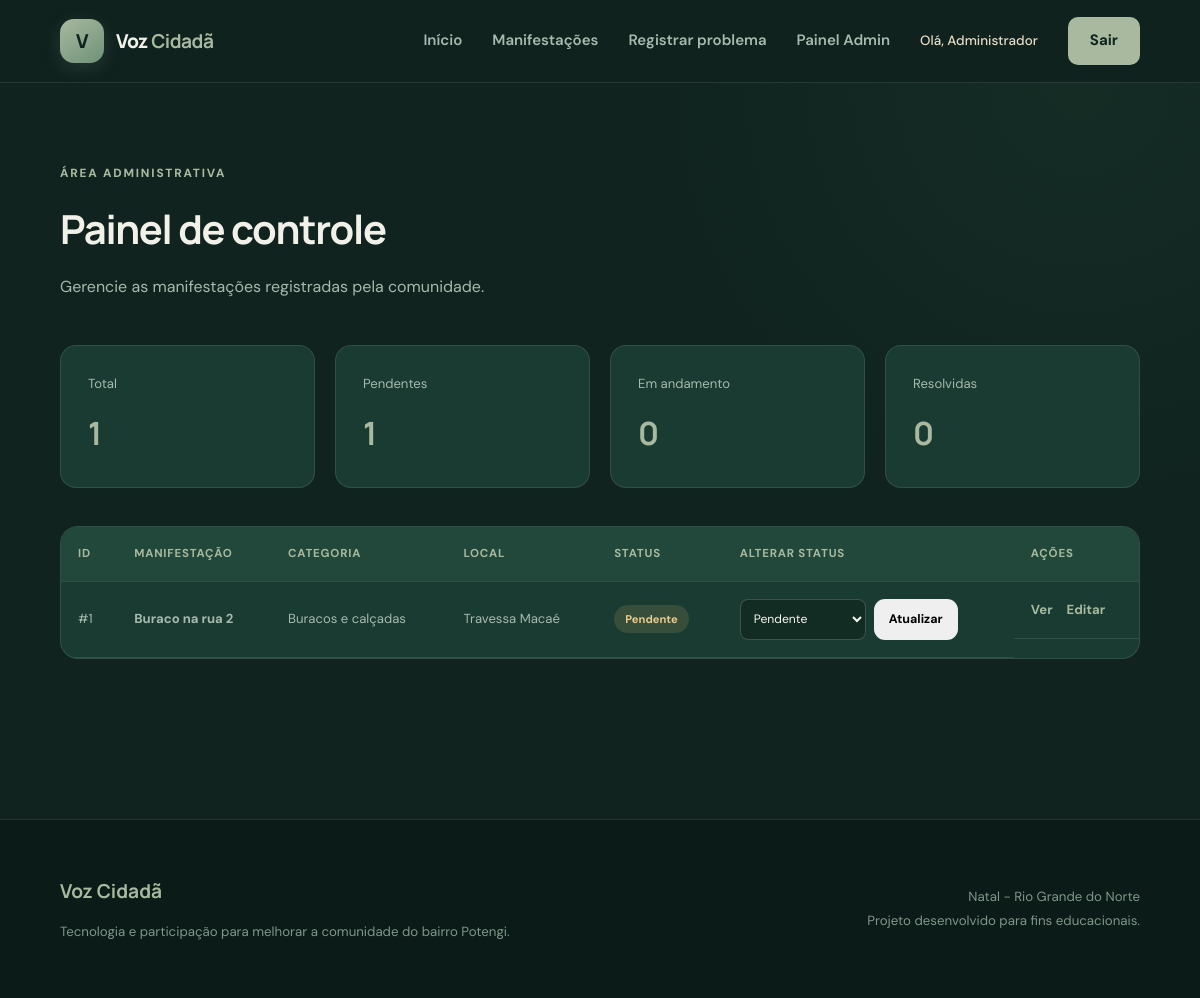
Page /admin (signed in) on the earlier database version.
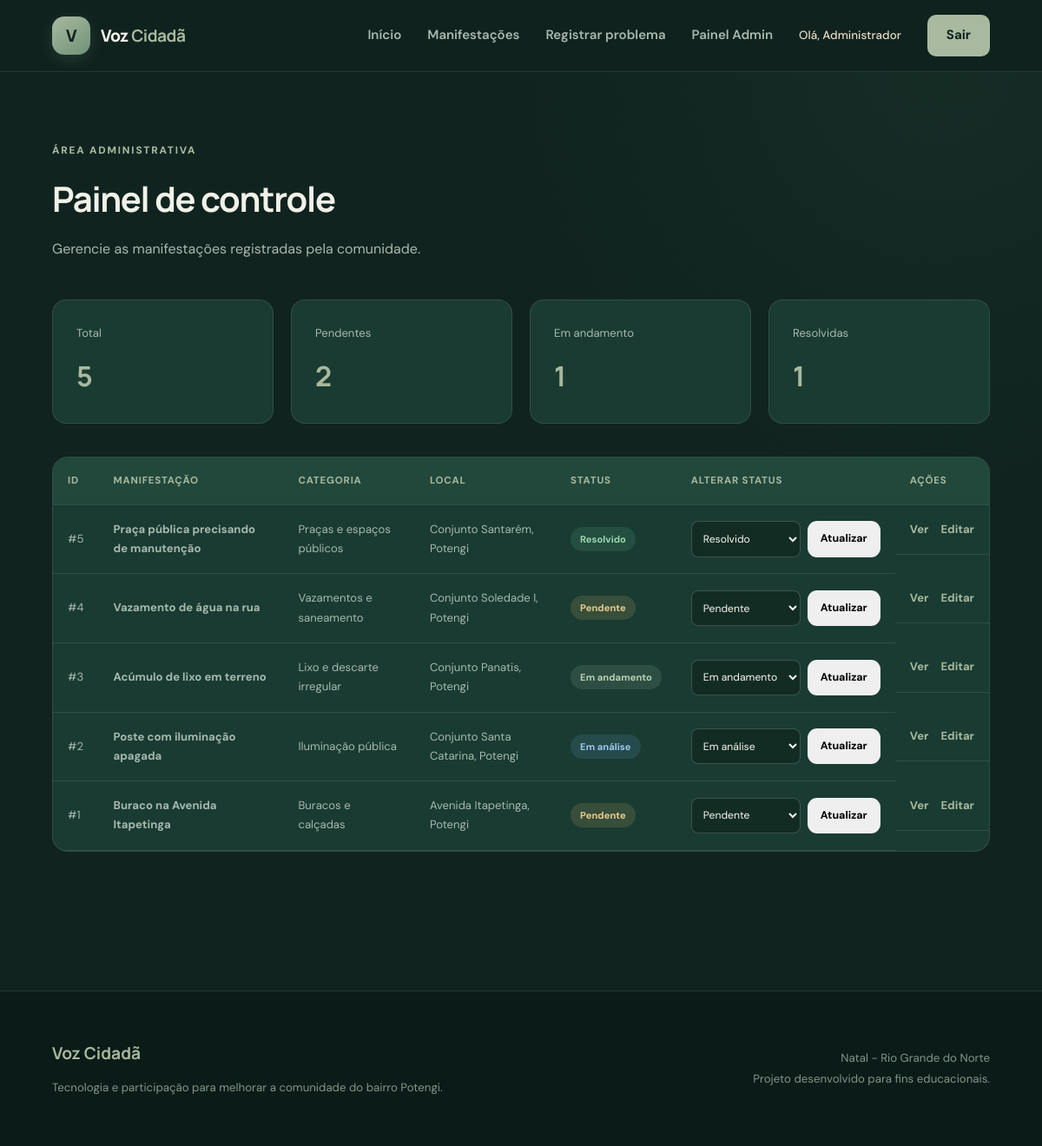
Same page on the later database version.
### app.py (models this page shows)
class Manifestacao(db.Model):
    __tablename__ = "manifestacoes"
    id = db.Column(
        db.Integer,
        primary_key=True
    )
    titulo = db.Column(
        db.String(150),
        nullable=False
    )
    descricao = db.Column(
        db.Text,
        nullable=False
    )
    localizacao = db.Column(
        db.String(150),
        nullable=False
    )
    status = db.Column(
        db.String(30),
        nullable=False,
        default="Pendente"
    )
    data_registro = db.Column(
        db.DateTime,
        default=datetime.now
    )
    usuario_id = db.Column(
        db.Integer,
        db.ForeignKey("usuarios.id"),
        nullable=False
    )
    categoria_id = db.Column(
        db.Integer,
        db.ForeignKey("categorias.id"),
        nullable=False
    )

class Categoria(db.Model):
    __tablename__ = "categorias"
    id = db.Column(
        db.Integer,
        primary_key=True
    )
    nome = db.Column(
        db.String(100),
        nullable=False,
        unique=True
    )
    manifestacoes = db.relationship(
        "Manifestacao",
        backref="categoria",
        lazy=True
    )

### app.py (the view)
@app.route("/admin")
@admin_obrigatorio
def admin():
    manifestacoes = Manifestacao.query.order_by(
        Manifestacao.data_registro.desc()
    ).all()
    total_manifestacoes = Manifestacao.query.count()
    total_pendentes = Manifestacao.query.filter_by(
        status="Pendente"
    ).count()
    total_andamento = Manifestacao.query.filter_by(
        status="Em andamento"
    ).count()
    total_resolvidas = Manifestacao.query.filter_by(
        status="Resolvido"
    ).count()
    return render_template(
        "admin.html",
        manifestacoes=manifestacoes,
        total_manifestacoes=total_manifestacoes,
        total_pendentes=total_pendentes,
        total_andamento=total_andamento,
        total_resolvidas=total_resolvidas
    )

### app.py (called while the page is built)
def admin_obrigatorio(funcao):
    @wraps(funcao)
    def verificar_admin(*args, **kwargs):
        if "usuario_id" not in session:
            flash("Você precisa fazer login.", "erro")
            return redirect(url_for("login"))
        if session.get("usuario_tipo") != "admin":
            flash("Você não tem permissão para acessar esta página.", "erro")
            return redirect(url_for("inicio"))
        return funcao(*args, **kwargs)
    return verificar_admin

### templates/admin.html (shortened to what the changed rows need)
{% extends "base.html" %}
{% block content %}
<section class="pagina">
    <div class="container">
        <div class="pagina-cabecalho">
            <div>
                <h1>
                    Painel de controle
                </h1>
            </div>
        </div>
        <div class="admin-estatisticas">
            <div class="admin-card">
                <span>
                    Total
                </span>
                <strong>
                    {{ total_manifestacoes }}
                </strong>
            </div>
            <div class="admin-card">
                <span>
                    Pendentes
                </span>
                <strong>
                    {{ total_pendentes }}
                </strong>
            </div>
            <div class="admin-card">
                <span>
                    Em andamento
                </span>
                <strong>
                    {{ total_andamento }}
                </strong>
            </div>
            <div class="admin-card">
                <span>
                    Resolvidas
                </span>
                <strong>
                    {{ total_resolvidas }}
                </strong>
            </div>
        </div>
        <div class="tabela-container">
            <table class="tabela">
                <thead>
                    <tr>
                        <th>
                            ID
                        </th>
                        <th>
                            Manifestação
                        </th>
                        <th>
                            Categoria
                        </th>
                        <th>
                            Local
                        </th>
                        <th>
                            Status
                        </th>
                        <th>
                            Alterar status
                        </th>
                        <th>
                            Ações
                        </th>
                    </tr>
                </thead>
                <tbody>
                    {% for manifestacao in manifestacoes %}
                        <tr>
                            <td>
                                #{{ manifestacao.id }}
                            </td>
                            <td>
                                <strong>
                                    {{ manifestacao.titulo }}
                                </strong>
                            </td>
                            <td>
                                {{ manifestacao.categoria.nome }}
                            </td>
                            <td>
                                {{ manifestacao.localizacao }}
                            </td>
                            <td>
                                <span class="status status-{{ manifestacao.status|lower|replace(' ', '-') }}">
                                    {{ manifestacao.status }}
                                </span>
                            </td>
                            <td>
                                <form
                                    method="POST"
                                    action="{{ url_for('alterar_status', id=manifestacao.id) }}"
                                    class="form-status"
                                >
                                    <select name="status">
                                        <option
                                            value="Pendente"
                                            {% if manifestacao.status == "Pendente" %}
                                                selected
                                            {% endif %}
                                        >
                                            Pendente
                                        </option>
                                        <option
                                            value="Em análise"
                                            {% if manifestacao.status == "Em análise" %}
                                                selected
                                            {% endif %}
                                        >
                                            Em análise
                                        </option>
                                        <option
                                            value="Em andamento"
                                            {% if manifestacao.status == "Em andamento" %}
                                                selected
                                            {% endif %}
                                        >
                                            Em andamento
                                        </option>
                                        <option
                                            value="Resolvido"
                                            {% if manifestacao.status == "Resolvido" %}
                                                selected
                                            {% endif %}
                                        >
                                            Resolvido
                                        </option>
                                    </select>
                                    <button
                                        type="submit"
                                        class="botao botao-pequeno">
                                        Atualizar
                                    </button>
                                </form>
                            </td>
                            <td class="acoes-tabela">
                                <a
                                    href="{{ url_for('detalhes_manifestacao', id=manifestacao.id) }}">
                                    Ver
                                </a>
                                <a
                                    href="{{ url_for('editar_manifestacao', id=manifestacao.id) }}">
                                    Editar
                                </a>
                            </td>
                        </tr>
                    {% else %}
                        <tr>
                            <td colspan="7">
                                Nenhuma manifestação registrada.
                            </td>
                        </tr>
                    {% endfor %}
                </tbody>
            </table>
        </div>
    </div>
</section>
{% endblock %}

Differences in the rows shown:
added Manifestacao: id "5", titulo "Praça pública precisando de manutenção", categoria.nome "Praças e espaços públicos", localizacao "Conjunto Santarém, Potengi", status "Resolvido"
added Manifestacao: id "4", titulo "Vazamento de água na rua", categoria.nome "Vazamentos e saneamento", localizacao "Conjunto Soledade I, Potengi", status "Pendente"
added Manifestacao: id "3", titulo "Acúmulo de lixo em terreno", categoria.nome "Lixo e descarte irregular", localizacao "Conjunto Panatis, Potengi", status "Em andamento"
added Manifestacao: id "2", titulo "Poste com iluminação apagada", categoria.nome "Iluminação pública", localizacao "Conjunto Santa Catarina, Potengi", status "Em análise"
changed Manifestacao "Buracos e calçadas": titulo "Buraco na rua 2" → "Buraco na Avenida Itapetinga"; localizacao "Travessa Macaé" → "Avenida Itapetinga, Potengi"
Other differences:
{{ total_manifestacoes }}: "1" → "5"
{{ total_pendentes }}: "1" → "2"
{{ total_andamento }}: "0" → "1"
{{ total_resolvidas }}: "0" → "1"
